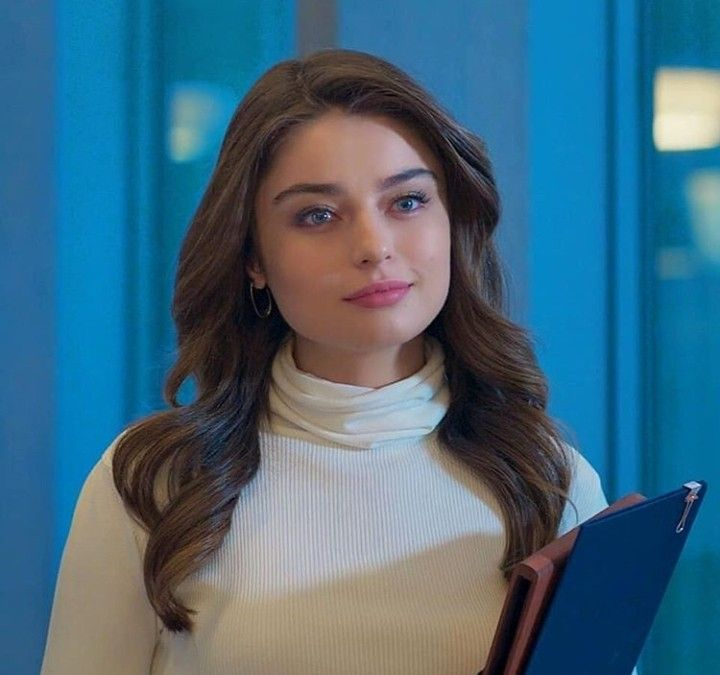
#> input picture Machine _leaning/1_face_detection_dnn/images/single5.jpeg, 720 x 675 px, found by its file name
$ jupyter execute 1_object_detection_cascade_classifier.ipynb
#> lines starting #> are read from the running program, lines starting #| are printed output that depends on the picture; after the words box and inside, x2 and y2 are one past the last pixel; in counts of white or black regions, pixels touching at a corner belong together
## import

[cell 1]
import numpy as np
import cv2

[cell 2]
img = cv2.imread('./images/single5.jpeg')
#> img is the input picture: shape (675, 720, 3); mean B, G, R 126.6, 105, 65.6
cv2.imshow('image',img)
cv2.waitKey(0)
cv2.destroyAllWindows()

[cell 3]
# laod cascade classifier - fronatalface
face_cascade = cv2.CascadeClassifier('./cascade_classifier/haarcascade_frontalface_default.xml')

[cell 4]
# apply cascade classifier to an img
faces,num_detection = face_cascade.detectMultiScale2(img)
#> faces = [[245, 118, 235, 235]]; num_detection = [78]

[cell 5]
print(faces)
#| [[245 118 235 235]]

[cell 6]
print(num_detection)
#| [78]

[cell 7]
pt1 = (245,118)
pt2 = (245+235, 118+235)
cv2.rectangle(img,pt1,pt2,(0,255,0))

cv2.imshow('face_detection',img)
cv2.waitKey(0)
cv2.destroyAllWindows()

[cell 8]
# draw the cirlce
cx = 245 + 235 //2
cy = 118 + 235//2
r = 235 // 2
cv2.circle(img,(cx,cy),r,(0,255,255),2)
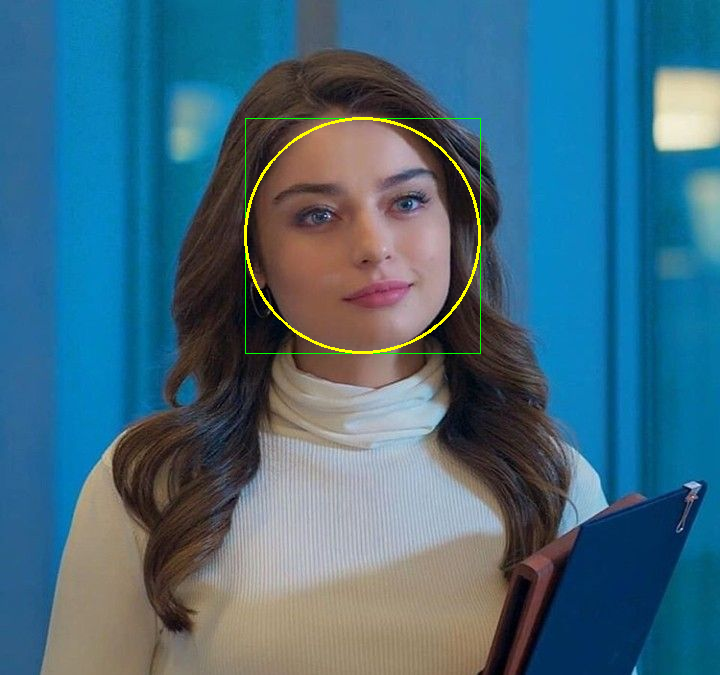
#> img: shape (675, 720, 3); mean B, G, R 126.3, 106.2, 66.3
cv2.imshow('face detection circle',img)
cv2.waitKey()
cv2.destroyAllWindows()

## Multiple face detection

[cell 9]
img = cv2.imread('./images/three_normal1.jpeg')
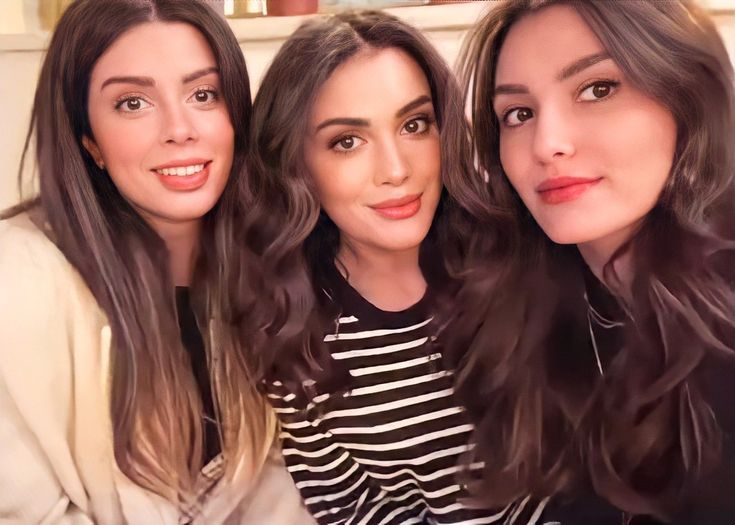
#> input picture Machine _leaning/1_face_detection_dnn/images/three_normal1.jpeg, 735 x 525 px, found by its file name
#> img is the input picture: shape (525, 735, 3); mean B, G, R 85.4, 93.7, 135.7

[cell 10]
cv2.imshow('image',img)
cv2.waitKey(0)
cv2.destroyAllWindows()

[cell 11]
face_cascade = cv2.CascadeClassifier('./cascade_classifier/haarcascade_frontalface_default.xml')

# step1: apply cascade classifier to an image
faces, num_detection = face_cascade.detectMultiScale2(img,minNeighbors=8)
#> faces = [[87, 38, 165, 165], [295, 68, 175, 175], [462, 23, 210, 210]]; num_detection = [132, 67, 27]

#step2: run a loop
for x,y,w,h in faces:
    cv2.rectangle(img,(x,y),(x+w,y+h),(0,255,0))
#> this loop made 3 passes
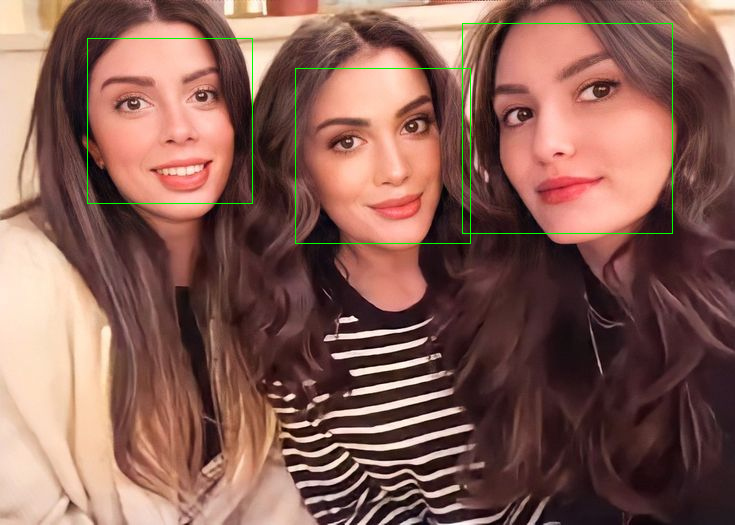
#> img: shape (525, 735, 3); 0.57% of pixels changed, all inside (x1, y1, x2, y2) = (87, 23, 673, 244)

#step3: display the image
cv2.imshow('face detection',img)
cv2.waitKey(0)
cv2.destroyAllWindows()

print(faces)
#| [[ 87  38 165 165]
#|  [295  68 175 175]
#|  [462  23 210 210]]

[cell 12]
print(num_detection)
#| [132  67  27]

## Face & Eyes detections

[cell 13]
img = cv2.imread('./images/three_normal1.jpeg')

cv2.imshow('image',img)
cv2.waitKey(0)
cv2.destroyAllWindows()

[cell 14]
face_cascade = cv2.CascadeClassifier('./cascade_classifier/haarcascade_frontalface_default.xml')
eye_cascade = cv2.CascadeClassifier('./cascade_classifier/haarcascade_eye.xml')

[cell 15]
faces, num_detection_face = face_cascade.detectMultiScale2(img,minNeighbors=8)
#> num_detection_face = [132, 67, 27]
for x,y,w,h in faces:
    cv2.rectangle(img,(x,y),(x+w,y+h),(0,255,0))

    #step2: croping the face
    face_roi = img[y:y+h,x:x+h] # croping the image
    #step3: apply to cascade classifier(eye)
    eyes,num_detection_eyes = eye_cascade.detectMultiScale2(face_roi)
    for ex, ey, ew, eh in eyes:
        cx = x+ex + ew // 2
        cy = y+ey + eh // 2
        r = eh //2
        cv2.circle(img,(cx,cy),r,(255,0,255),2)
#> this loop made 3 passes
#> (x, y, w, h, eyes, num_detection_eyes) on passes 1 to 3: (87, 38, 165, 165, [[19, 42, 47, 47], [93, 37, 41, 41], [68, 88, 27, 27]], [207, 74, 5]), (295, 68, 175, 175, [[98, 37, 41, 41], [25, 51, 46, 46]], [167, 233]), (462, 23, 210, 210, [[33, 68, 48, 48], [101, 36, 62, 62]], [159, 369])
#> pass 1, `face_roi = img[y:y+h,x:x+h]`:
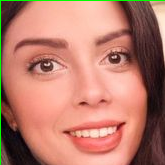
#> face_roi: shape (165, 165, 3); mean B, G, R 108.7, 124.4, 185.6
#> pass 2, `face_roi = img[y:y+h,x:x+h]`:
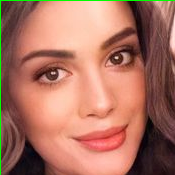
#> face_roi: shape (175, 175, 3); mean B, G, R 97.8, 114.8, 172.4
#> pass 3, `face_roi = img[y:y+h,x:x+h]`:
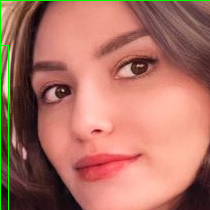
#> face_roi: shape (210, 210, 3); mean B, G, R 101.3, 114.5, 175.3
#> after the loop:
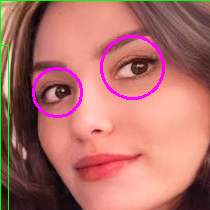
#> face_roi: shape (210, 210, 3); 2.41% of pixels changed, all inside (x1, y1, x2, y2) = (32, 35, 165, 118)
#> after the loop:
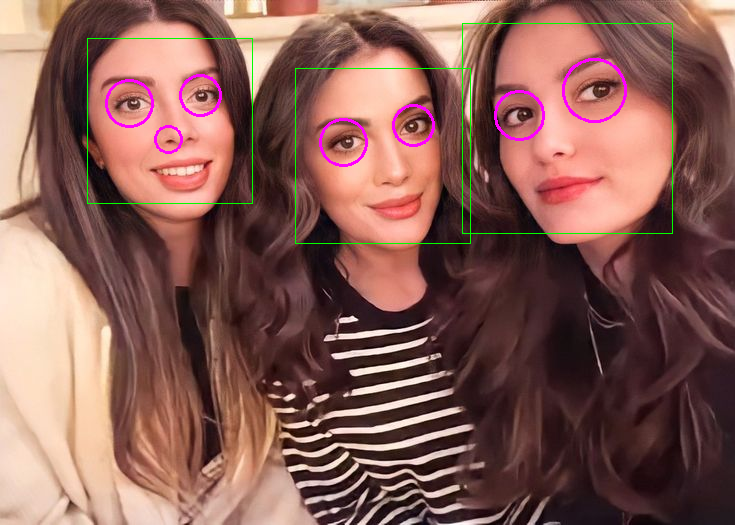
#> img: shape (525, 735, 3); 1.33% of pixels changed, all inside (x1, y1, x2, y2) = (87, 23, 673, 244)

#step4:
cv2.imshow("face eye detection",img)
cv2.waitKey(0)
cv2.destroyAllWindows()

## Faces, Eyes, Smiles Detection

[cell 16]
img = cv2.imread('./images/three_normal1.jpeg')

cv2.imshow('image',img)
cv2.waitKey(0)
cv2.destroyAllWindows()

[cell 17]
face_cascade = cv2.CascadeClassifier('./cascade_classifier/haarcascade_frontalface_default.xml')
eye_cascade = cv2.CascadeClassifier('./cascade_classifier/haarcascade_eye.xml')
smile_cascade = cv2.CascadeClassifier('./cascade_classifier/haarcascade_smile.xml')

[cell 18]
# Step1: Face Detection
faces, num_detection_face = face_cascade.detectMultiScale2(img,minNeighbors=8)
for x,y,w,h in faces:
    face_roi = img[y:y+h,x:x+h].copy() # croping the image
    cv2.rectangle(img,(x,y),(x+w,y+h),(0,255,0))

    #step2: apply to cascade classifier(eye)
    eyes,num_detection_eyes = eye_cascade.detectMultiScale2(face_roi)
    for ex, ey, ew, eh in eyes:
        cx = x+ex + ew // 2
        cy = y+ey + eh // 2
        r = eh //2
        cv2.circle(img,(cx,cy),r,(255,0,255),2)

    #step3: smile detection
    smiles , num_detection_smile = smile_cascade.detectMultiScale2(face_roi)
    for sx,sy,sw,sh in smiles:
        cv2.rectangle(img,(x+sx,y+sy),(x+sx+sw,y+sy+sh),(255,0,0),2)
#> this loop made 3 passes
#> (x, y, w, h, eyes, num_detection_eyes, smiles, num_detection_smile) on passes 1 to 2: (87, 38, 165, 165, [[19, 42, 47, 47], [93, 37, 41, 41], [68, 88, 27, 27]], [207, 74, 5], [[53, 112, 84, 42], [28, 121, 51, 25], [36, 22, 81, 41]], [414, 7, 4]), (295, 68, 175, 175, [[98, 37, 41, 41], [25, 51, 46, 46]], [167, 233], [[71, 101, 52, 26], [42, 130, 38, 19], [59, 120, 79, 40]], [13, 4, 180])
#> (x, y, w, h, eyes, num_detection_eyes, num_detection_smile) on pass 3: (462, 23, 210, 210, [[33, 68, 48, 48], [101, 36, 62, 62]], [159, 369], [4, 9, 4, 15, 43, 9, 4, 7])
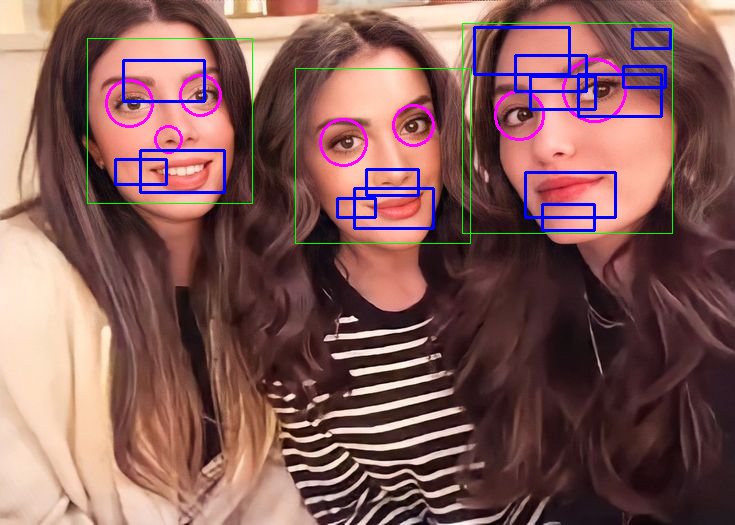
#> img: shape (525, 735, 3); 3.34% of pixels changed, all inside (x1, y1, x2, y2) = (87, 23, 673, 244)

#step4:
cv2.imshow("face eye smile detection",img)
cv2.waitKey(0)
cv2.destroyAllWindows()
